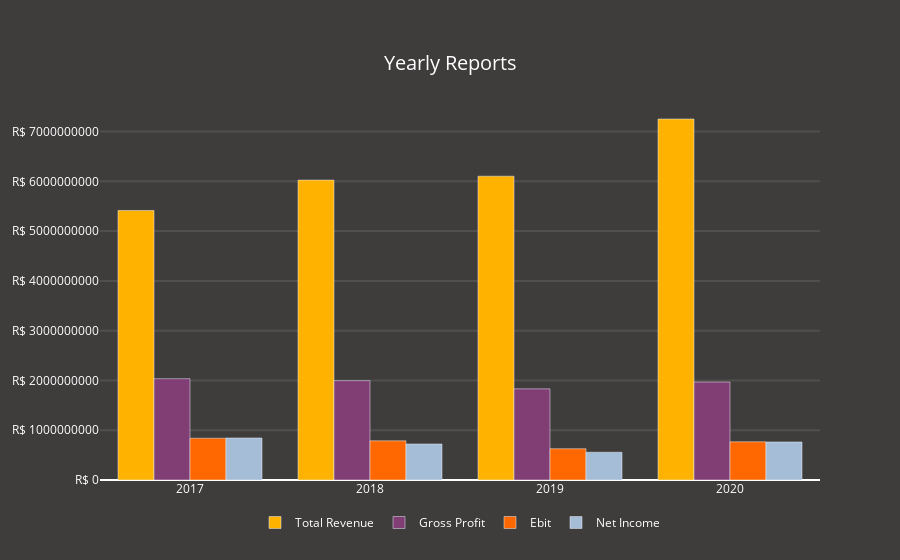

Source (notebook cell):
### Markdown cell above
## Plotly

Create the first plot with the following fields:
* Revenue
* Gross Profit
* EBIT
* Net Income

### Code cell
dataList = ['Total Revenue', 'Gross Profit', 'Ebit', 'Net Income']
createYearlyBarPlot(tickerSymbol, dataList)

### Figure 1 — Plotly figure (JSON) as saved in the notebook; plotly's stock layout.template omitted (floating-point values rounded to 4 significant figures)
{"data": [{"marker": {"color": "#FFB300"}, "name": "Total Revenue", "type": "bar", "x": [2020, 2019, 2018, 2017], "y": [7252524000, 6103608000, 6025054000, 5415422000]}, {"marker": {"color": "#803E75"}, "name": "Gross Profit", "type": "bar", "x": [2020, 2019, 2018, 2017], "y": [1968037000, 1831279000, 1995512000, 2035585000]}, {"marker": {"color": "#FF6800"}, "name": "Ebit", "type": "bar", "x": [2020, 2019, 2018, 2017], "y": [767339000, 628448000, 786721000, 839271000]}, {"marker": {"color": "#A6BDD7"}, "name": "Net Income", "type": "bar", "x": [2020, 2019, 2018, 2017], "y": [763844000, 556884000, 723497000, 844183000]}], "layout": {"font": {"color": "white"}, "legend": {"bgcolor": "#3F3C3C", "borderwidth": 0, "font": {"color": "white"}, "orientation": "h", "x": 0.5, "xanchor": "center", "y": -0.15, "yanchor": "bottom"}, "paper_bgcolor": "#3F3C3C", "plot_bgcolor": "#3F3C3C", "title": {"font": {"color": "white", "size": 20}, "text": "Yearly Reports", "x": 0.5, "xanchor": "center", "y": 0.9, "yanchor": "top"}, "yaxis": {"gridcolor": "rgba(233,233,233,0.1)", "gridwidth": 2, "showgrid": true, "tickformat": ",.", "tickprefix": "R$ "}}}
